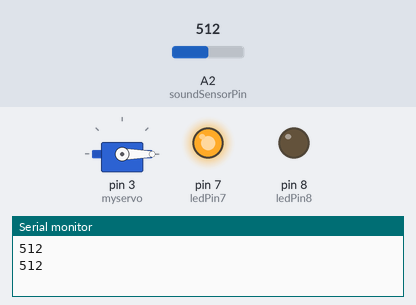
This sketch was run on a simulated Arduino Uno, built with avr-gcc and run on an emulated ATmega328P. Parts: servo, output pins drawn as LEDs (lit = HIGH), the last lines printed to the serial monitor. The inputs (shaded band) are chosen by the test bench; at power-on: A2 (soundSensorPin) = 512.

Above: at 4.8 s.
4.9 s: A2 (soundSensorPin) set to 53
14.2 s: A2 (soundSensorPin) set to 47
At 15.6 s:
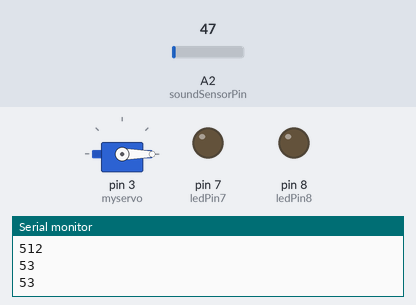
19.2 s: A2 (soundSensorPin) set to 122
At 20.9 s:
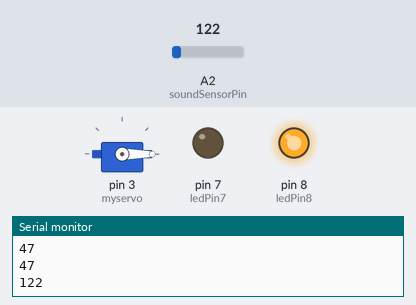
25.7 s: A2 (soundSensorPin) set to 40
At 26.7 s:
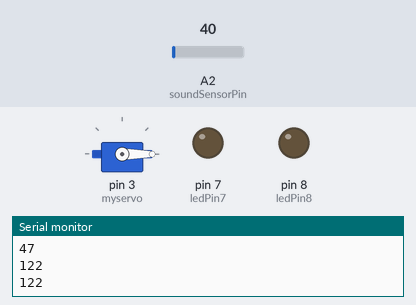
Timing chart, 0 to 28.7 s (numbered marks = the images above; inputs shaded):
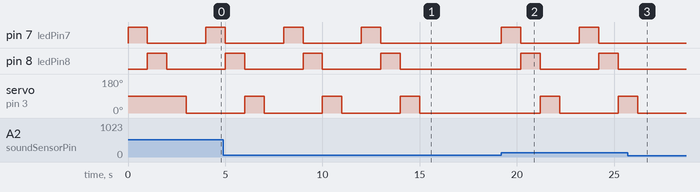

Measured:
- the behaviour switches between 50 and 49 on A2 (soundSensorPin) (found by bisection; images 0 and 1)
- after the input at 14.2 s, pin 7 (ledPin7): stays LOW (without the input it goes to HIGH after 1.8 s); pin 8 (ledPin8): stays LOW (without the input it goes to HIGH after 2.8 s); servo on pin 3 (myservo): goes on until 15.0 s, then stays 0°
- after the input at 19.2 s, pin 7 (ledPin7): alternates HIGH for 1.0 s and LOW for 3.0 s, starting at once; pin 8 (ledPin8): alternates HIGH for 1.0 s and LOW for 3.0 s, starting after 1.0 s; servo on pin 3 (myservo): 0° → 90° after 2.0 s, → 0° 1.0 s later, → 90° 3.0 s later
- after the input at 25.7 s, pin 7 (ledPin7): stays LOW (without the input it goes to HIGH after 1.5 s); pin 8 (ledPin8): stays LOW (without the input it goes to HIGH after 2.5 s); servo on pin 3 (myservo): goes on until 26.2 s, then stays 0°
- by itself, pin 7 (ledPin7), pin 8 (ledPin8): alternates HIGH for 1.0 s and LOW for 3.0 s
- by itself, servo on pin 3 (myservo): alternates 90° for 1.0 s and 0° for 3.0 s

The sketch:

Sound_Sensor_servo_motor.ino
```cpp
#include <Servo.h>

Servo myservo;

int ledPin7 = 7;
int ledPin8 = 8;
const int soundSensorPin = A2;
const int threshold = 50;


void setup() {
  Serial.begin(9600);
  myservo.attach(3);
  pinMode(ledPin7, OUTPUT);
  pinMode(ledPin8, OUTPUT);
  pinMode(soundSensorPin, INPUT);
}

void loop() {
  int soundSense = analogRead(soundSensorPin);
  Serial.println(soundSense);
  if (soundSense >= threshold) {
    digitalWrite(ledPin7, HIGH);
    delay(1000);
    digitalWrite(ledPin7, LOW);
    digitalWrite(ledPin8, HIGH);
    delay(1000);
    digitalWrite(ledPin8, LOW);

    myservo.write(90);
    delay(1000);
    myservo.write(0);
    delay(1000);
  }


}
```
